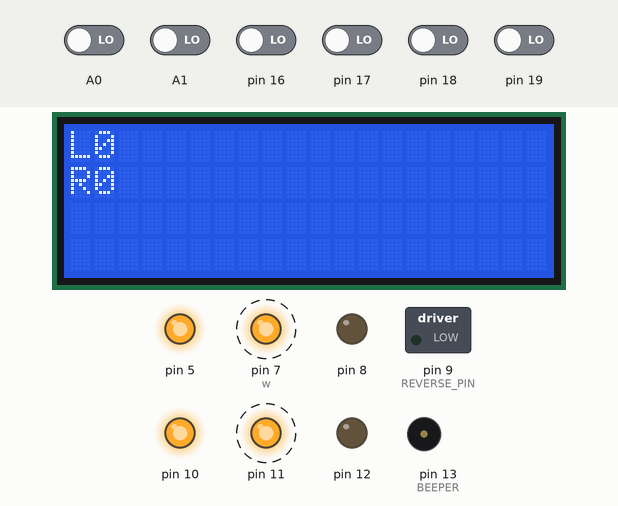
A sketch run on a simulated Arduino Uno, built with avr-gcc and run on an emulated ATmega328P. Parts: 20×4 character LCD, switched loads named in the sketch (green lamp = pin HIGH), output pins drawn as LEDs (lit = HIGH), buzzer (waves = sounding, pin HIGH). Dashed ring = blinking. The inputs (shaded band) are chosen by the test bench; at power-on: A0, A1, pin 16–19 LOW.

Above: at 1.2 s.
1.3 s: A0 driven HIGH
At 1.7 s:
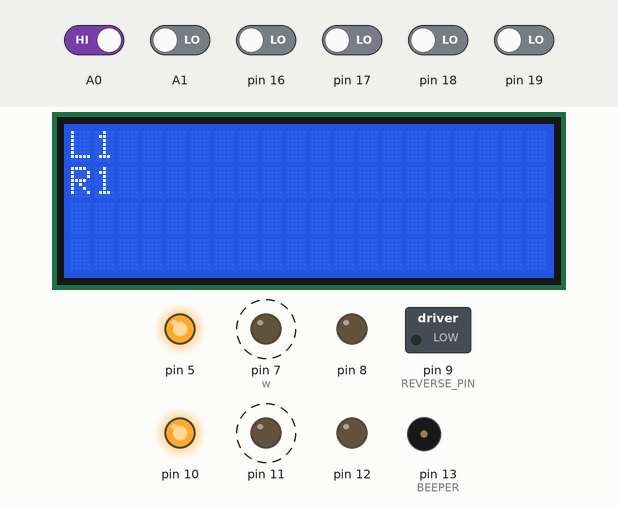
3.4 s: A1 driven HIGH
At 4.99 s:
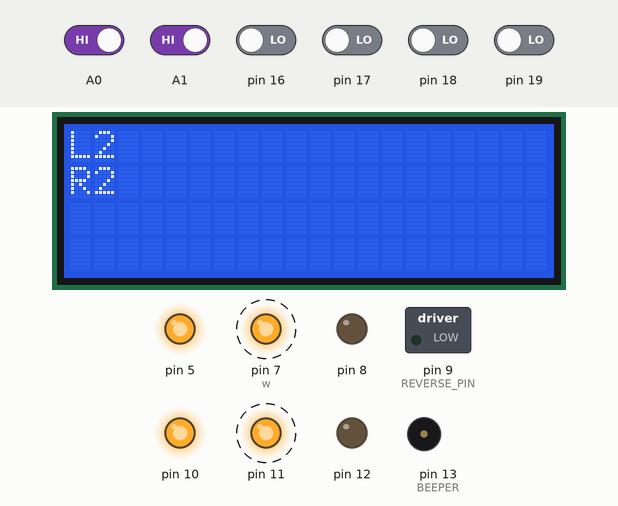
6.2 s: A1 driven LOW
At 7.81 s:
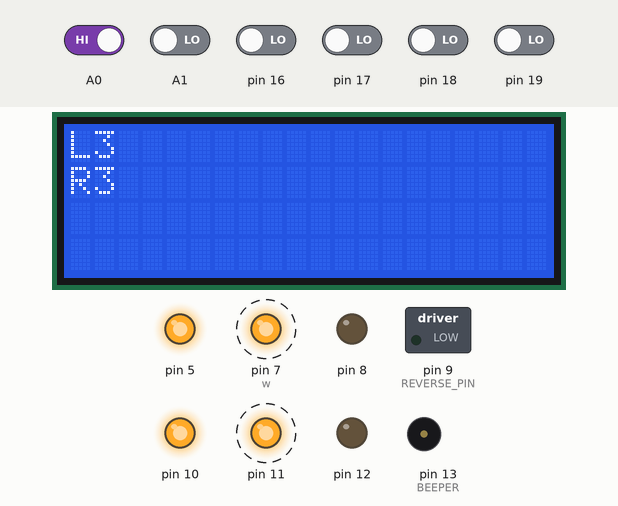
Timing chart, 0 to 15.0 s (numbered marks = the images above; inputs shaded):
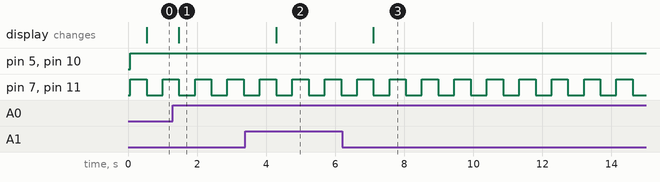

Measured:
- after the input at 1.3 s, the display: changes after 0.18 s (image 1)
- after the input at 3.4 s, the display: changes after 0.89 s (image 2)
- after the input at 6.2 s, the display: changes after 0.91 s (image 3)
- by itself, pin 7 (w), pin 11: alternates HIGH for 0.47 s and LOW for 0.47 s

The sketch:

lab4.ino
```cpp
#include "Wheels.h"
#include "Ticker.h"

Wheels w;
volatile char cmd;

// (int pRF, int pRB, int pRS, int pLF, int pLB, int pLS)
// 7 8 5 12 11 10

// l289n Pinout
// white - EN A - SPEED R - PIN 10
// gray - IN1 - PIN 11
// purple - IN2 - PIN 12
// blue - IN3 - PIN 8
// green - IN4 - PIN 7
// yellow - EN B - SPEED L - PIN 5

// LiqidCrystal_I2C
// SDA - A4
// SCL - A5

// ROW 1 - Distance to Go
// ROW 2 - Animation
// - First 2: Motor L (F/B/S)
// - Last 2 : Motor R (F/B/S)

// INTERRUPTS
// A0 - LEFT FRONT WHEEL - PCINT8
// A1 - RIGHT FRONT WHEEL - PCINT9
#define INTINPUT0 A0
#define INTINPUT1 A1
volatile int cnt0, cnt1;

// TIMER BEEP
#define REVERSE_PIN 9
#define BEEPER 13
long int intPeriod = 100000;

#include <TimerOne.h>
#include <LiquidCrystal_I2C.h>

LiquidCrystal_I2C lcd(0x27, 20, 4);

enum Direction {
  FORWARD,
  BACKWARD,
  STOP
};

Direction left = STOP;
Direction right = STOP;

#define fn_move_refresh 100
#define fn_display_refresh 200

int current = 0;
int goal = 100;

// 255 x 20 = 10cm
// RATE at 255 = 10cm / 20ms = 1 / 2;

void fn_move() {
  if (current < goal) {
    left = FORWARD;
    right = FORWARD;
    w.forward();
    w.setSpeed(255);
    current += 5;
  } else {
    left = STOP;
    right = STOP;
    w.stop();
  }
}

// MOVE ANIM
int car_style = 0;

void fn_display() {
  lcd.clear();
  lcd.setCursor(0, 0);
  lcd.print("Distance: ");
  lcd.print(current);
  lcd.setCursor(0, 1);
  switch (left) {
    case FORWARD: lcd.print("LF"); break;
    case BACKWARD: lcd.print("LB"); break;
    case STOP: lcd.print("LS"); break;
  }
  lcd.setCursor(14, 1);
  switch (right) {
    case FORWARD: lcd.print("RF"); break;
    case BACKWARD: lcd.print("RB"); break;
    case STOP: lcd.print("RS"); break;
  }
  if (right != STOP || left != STOP) {
    lcd.setCursor(3, 1);
    switch (car_style) {
      case 0:
        {
          lcd.print("...[____]");
        }
        break;
      case 1:
        {
          lcd.print("...[m___]");
        }
        break;
      case 2:
        {
          lcd.print("...[me__]");
        }
        break;
      case 3:
        {
          lcd.print("...[meo_]");
        }
        break;
      case 4:
        {
          lcd.print("...[meow]");
          car_style = 0;
        }
        break;
    }
    car_style++;
  }
}

void fn_display_isr() {
  lcd.clear();
  lcd.setCursor(0, 0);
  lcd.print("L");
  lcd.print(cnt0);

  lcd.setCursor(0, 1);
  lcd.print("R");
  lcd.print(cnt1);
}

// Ticker move(fn_move_refresh, fn_move);
// Ticker display(fn_display_refresh, fn_display);

void setup() {
  w.attach(7, 8, 5, 12, 11, 10);
  lcd.init();
  lcd.backlight();
  Timer1.initialize();
  Timer1.attachInterrupt(doBeep, intPeriod);
  pinMode(BEEPER,OUTPUT);
  pinMode(REVERSE_PIN,OUTPUT);
  digitalWrite(BEEPER, LOW);

  cnt0=0;
  cnt1=0;

  PCICR  = 0x02;
  PCMSK1 = 0x03;
}

void doBeep() {
  if (digitalRead(REVERSE_PIN) == HIGH)
  {
    digitalWrite(BEEPER, digitalRead(BEEPER) ^ 1);
  }
  else digitalWrite(BEEPER, LOW);
}

void loop() {
  w.forwardRight();
  w.backLeft();
  w.setSpeed(255);
  delay(465);
  fn_display_isr();
  w.stop();
  delay(465);
}

ISR(PCINT1_vect) {
  cnt0 += PINC & (1 << PC0) >> PC0 & 1;
  cnt1 += PINC & (1 << PC1) >> PC1 & 1;
}
```

Ticker.h
```cpp
class Ticker {
  private:
    unsigned long period;
    unsigned long previousStart;
    void (*trigger)(void);
  public:
    Ticker(unsigned long p, void(*fun)(void)) {
      period = p;
      trigger = fun;
      previousStart = 0;
    }
    void check() {
      unsigned long timeNow = millis();
      if(timeNow - previousStart > period) {
        (*trigger)();
        previousStart = timeNow;
      }
    }
};
```

Wheels.cpp
```cpp
#include <Arduino.h>

#include "Wheels.h"

#define REVERSE_PIN 9
#define SET_MOVEMENT(side,f,b) digitalWrite( side[0], f);\
                               digitalWrite( side[1], b)

Wheels::Wheels()
{ }

void Wheels::attachRight(int pF, int pB, int pS)
{
    pinMode(pF, OUTPUT);
    pinMode(pB, OUTPUT);
    pinMode(pS, OUTPUT);
    this->pinsRight[0] = pF;
    this->pinsRight[1] = pB;
    this->pinsRight[2] = pS;
}


void Wheels::attachLeft(int pF, int pB, int pS)
{
    pinMode(pF, OUTPUT);
    pinMode(pB, OUTPUT);
    pinMode(pS, OUTPUT);
    this->pinsLeft[0] = pF;
    this->pinsLeft[1] = pB;
    this->pinsLeft[2] = pS;
}

void Wheels::setSpeedRight(uint8_t s)
{
    analogWrite(this->pinsRight[2], s);
}

void Wheels::setSpeedLeft(uint8_t s)
{
    analogWrite(this->pinsLeft[2], s);
}

void Wheels::setSpeed(uint8_t s)
{
    setSpeedLeft(s);
    setSpeedRight(s);
}

void Wheels::attach(int pRF, int pRB, int pRS, int pLF, int pLB, int pLS)
{
    this->attachRight(pRF, pRB, pRS);
    this->attachLeft(pLF, pLB, pLS);
}

void Wheels::forwardLeft()
{
    SET_MOVEMENT(pinsLeft, HIGH, LOW);
}

void Wheels::forwardRight()
{
    SET_MOVEMENT(pinsRight, HIGH, LOW);
}

void Wheels::backLeft()
{
    SET_MOVEMENT(pinsLeft, LOW, HIGH);
}

void Wheels::backRight()
{
    SET_MOVEMENT(pinsRight, LOW, HIGH);
}

void Wheels::forward()
{
    digitalWrite(REVERSE_PIN, LOW);
    this->forwardLeft();
    this->forwardRight();
}

void Wheels::back()
{
    digitalWrite(REVERSE_PIN, HIGH);
    this->backLeft();
    this->backRight();
}

void Wheels::stopLeft()
{
    SET_MOVEMENT(pinsLeft, LOW, LOW);
}

void Wheels::stopRight()
{
    SET_MOVEMENT(pinsRight, LOW, LOW);
}

void Wheels::stop()
{
    digitalWrite(REVERSE_PIN, LOW);
    this->stopLeft();
    this->stopRight();
}

void Wheels::goForward(int cm) {
    this->forward();
    this->setSpeed(255);
    delay(cm * 20);
    this->stop();
}

void Wheels::goBack(int cm) {
    this->back();
    this->setSpeed(255);
    delay(cm * 20);
    this->stop();
}
```

Wheels.h
```cpp
/*
 * prosta implementacja klasy obsługującej
 * silniki pojazdu za pośrednictwem modułu L298
 *
 * Sterowanie odbywa się przez:
 * 1)  powiązanie odpowiednich pinów I/O Arduino metodą attach()
 * 2)  ustalenie prędkości setSpeed*()
 * 3)  wywołanie funkcji ruchu
 *
 * TODO:
 *  - zabezpieczenie przed ruchem bez attach()
 *  - ustawienie domyślnej prędkości != 0
 */


#include <Arduino.h>


#ifndef Wheels_h
#define Wheels_h


class Wheels {
    public:
        Wheels();
        /*
         *  pinForward - wejście "naprzód" L298
         *  pinBack    - wejście "wstecz" L298
         *  pinSpeed   - wejście "enable/PWM" L298
         */
        void attachRight(int pinForward, int pinBack, int pinSpeed);
        void attachLeft(int pinForward, int pinBack, int pinSpeed);
        void attach(int pinRightForward, int pinRightBack, int pinRightSpeed,
                    int pinLeftForward, int pinLeftBack, int pinLeftSpeed);
        /*
         *  funkcje ruchu
         */
        void forward();
        void forwardLeft();
        void forwardRight();
        void back();
        void backLeft();
        void backRight();
        void stop();
        void stopLeft();
        void stopRight();
        /*
         *  ustawienie prędkości obrotowej (przez PWM)
         *   - minimalna efektywna wartość 60
         *      może zależeć od stanu naładowania baterii
         */
        void setSpeed(uint8_t);
        void setSpeedRight(uint8_t);
        void setSpeedLeft(uint8_t);
        /*
         *  dopisać goForward, goBack
        */
        void goForward(int cm);
        void goBack(int cm);
    private:
        int pinsRight[3];
        int pinsLeft[3];
};


#endif
```
